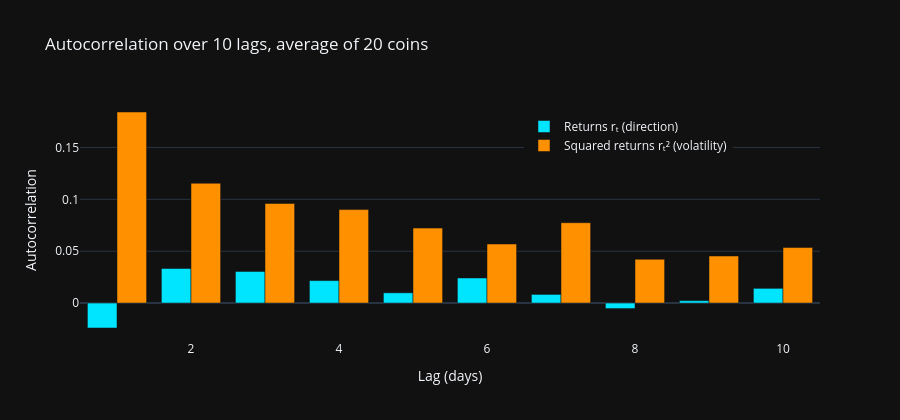

This figure's notebook cell:
### Markdown cell above
## 6. Autocorrelation: Direction vs Volatility

Autocorrelation over 10 daily lags for raw returns $r_t$ (direction) and squared returns $r_t^2$ (volatility).

### Code cell
train_r = r20.loc[timestamps[day_split == "train"]]
same_sign = (np.sign(train_r.shift(1)) == np.sign(train_r)).where(train_r.notna() & train_r.shift(1).notna()).stack().mean()
acf_r = pd.DataFrame({a: acf(r20[a].dropna(), nlags=10, fft=True)[1:] for a in asset_names}).mean(axis=1)
acf_v = pd.DataFrame({a: acf(r20[a].dropna() ** 2, nlags=10, fft=True)[1:] for a in asset_names}).mean(axis=1)
lags = list(range(1, 11))
fig = go.Figure([go.Bar(x=lags, y=acf_r.values, name="Returns rₜ (direction)", marker=dict(color="#00e5ff")),
                 go.Bar(x=lags, y=acf_v.values, name="Squared returns rₜ² (volatility)", marker=dict(color="#ff9100"))])
fig.update_layout(barmode="group", title="Autocorrelation over 10 lags, average of 20 coins",
                  xaxis_title="Lag (days)", yaxis_title="Autocorrelation", height=420, legend=dict(x=0.6, y=0.95))
fig.show()
print(f"📈 Lag-1 autocorrelation — direction: {acf_r.iloc[0]:+.3f}, volatility: {acf_v.iloc[0]:+.3f}; "
      f"P(tomorrow's sign = today's) on train = {same_sign:.2f}")

### Figure 1 — Plotly figure (JSON) as saved in the notebook; plotly's stock layout.template omitted (floating-point values rounded to 4 significant figures)
{"data": [{"marker": {"color": "#00e5ff"}, "name": "Returns rₜ (direction)", "type": "bar", "x": [1, 2, 3, 4, 5, 6, 7, 8, 9, 10], "y": [-0.02406, 0.03329, 0.03051, 0.02164, 0.009855, 0.02417, 0.008312, -0.005309, 0.002289, 0.01416]}, {"marker": {"color": "#ff9100"}, "name": "Squared returns rₜ² (volatility)", "type": "bar", "x": [1, 2, 3, 4, 5, 6, 7, 8, 9, 10], "y": [0.1842, 0.1155, 0.09605, 0.0901, 0.07226, 0.05691, 0.07746, 0.04218, 0.04535, 0.0535]}], "layout": {"barmode": "group", "height": 420, "legend": {"x": 0.6, "y": 0.95}, "title": {"text": "Autocorrelation over 10 lags, average of 20 coins"}, "xaxis": {"title": {"text": "Lag (days)"}}, "yaxis": {"title": {"text": "Autocorrelation"}}}}
